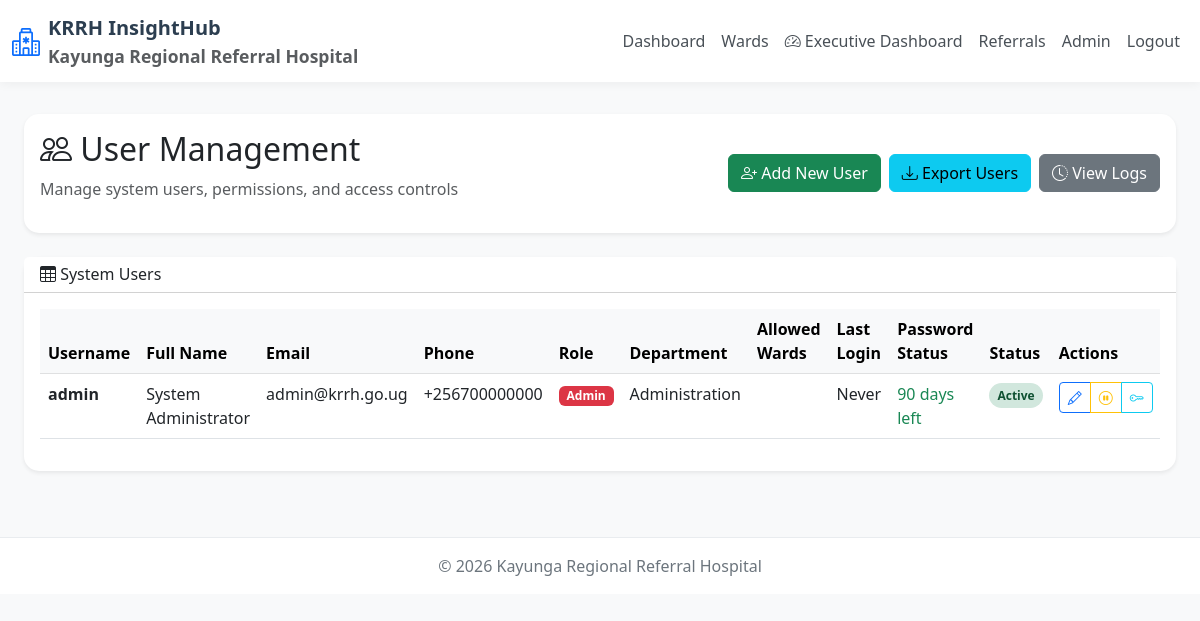
Page /admin/users (signed in) on the committed database.
### models.py (models this page shows, shortened)
class User(UserMixin, db.Model):
    __tablename__ = 'users'
    id = db.Column(db.Integer, primary_key=True)
    username = db.Column(db.String(80), unique=True, nullable=False)
    email = db.Column(db.String(120), unique=True, nullable=False)
    phone_number = db.Column(db.String(20), nullable=True)  # Added phone number
    password_hash = db.Column(db.String(200), nullable=False)
    full_name = db.Column(db.String(100), nullable=False)
    role = db.Column(db.String(50), nullable=False, default='data_entry')  # admin, manager, data_entry
    department = db.Column(db.String(100), nullable=True)
    allowed_wards = db.Column(db.Text, default='[]')  # JSON array of allowed wards
    is_active = db.Column(db.Boolean, default=True)
    is_paused = db.Column(db.Boolean, default=False)  # Account can be paused
    password_set_date = db.Column(db.DateTime, default=datetime.utcnow)
    password_expiry_days = db.Column(db.Integer, default=90)
    created_at = db.Column(db.DateTime, default=datetime.utcnow)
    created_by = db.Column(db.Integer, db.ForeignKey('users.id'), nullable=True)
    updated_at = db.Column(db.DateTime, onupdate=datetime.utcnow)
    last_login = db.Column(db.DateTime, nullable=True)
    access_logs = db.relationship('UserAccessLog', backref='user', lazy=True, cascade='all, delete-orphan')
    kpi_entries = db.relationship('KPIEntry', foreign_keys='KPIEntry.entered_by', backref='entered_by_user', lazy=True)
    verified_entries = db.relationship('KPIEntry', foreign_keys='KPIEntry.verified_by', backref='verifier', lazy=True)
    creator = db.relationship('User', remote_side=[id], foreign_keys=[created_by], backref='created_users')

### app.py (the view)
@app.route('/admin/users')
@login_required
def admin_users():
    if current_user.role != 'admin':
        flash('Access denied', 'danger')
        return redirect(url_for('dashboard'))
    users = User.query.all()
    return render_template('admin/users.html', users=users, now=datetime.now())

### app.py (called while the page is built)
@login_manager.user_loader
def load_user(user_id):
    return User.query.get(int(user_id))

@app.context_processor
def inject_now():
    return {'now': datetime.now(), 'datetime': datetime}

@app.context_processor
def utility_processor():
    def min_value(a, b):
        if a is None or b is None:
            return 0
        return min(a, b)
    def from_json(json_str):
        try:
            return json.loads(json_str) if json_str else []
        except:
            return []
    return {'min': min_value, 'from_json': from_json}

@app.context_processor
def utility_processor():
    def min_value(a, b):
        if a is None or b is None:
            return 0
        return min(a, b)
    def from_json(json_str):
        try:
            if json_str:
                return json.loads(json_str)
            return []
        except:
            return []
    return {'min': min_value, 'from_json': from_json}

### templates/admin/users.html (shortened to what this page needs)
{% extends 'base.html' %}
{% block content %}
<div class="container-fluid">
    <div class="row mb-4">
        <div class="col-12">
            <div class="card shadow-sm">
                <div class="card-body">
                    <div class="d-flex justify-content-between align-items-center">
                        <div>
                            <h2><i class="bi bi-people"></i> User Management</h2>
                            <p class="text-muted">Manage system users, permissions, and access controls</p>
                        </div>
                        <div class="d-flex gap-2">
                            <button class="btn btn-success" data-bs-toggle="modal" data-bs-target="#addUserModal">
                                <i class="bi bi-person-plus"></i> Add New User
                            </button>
                            <a href="{{ url_for('admin_users_export') }}" class="btn btn-info">
                                <i class="bi bi-download"></i> Export Users
                            </a>
                            <a href="{{ url_for('admin_logs') }}" class="btn btn-secondary">
                                <i class="bi bi-clock-history"></i> View Logs
                            </a>
                        </div>
                    </div>
                </div>
            </div>
        </div>
    </div>
    <div class="card shadow-sm">
        <div class="card-header bg-white">
            <h6 class="mb-0"><i class="bi bi-table"></i> System Users</h6>
        </div>
        <div class="card-body">
            <div class="table-responsive">
                <table class="table table-hover">
                    <thead class="table-light">
                        <tr>
                            <th>Username</th>
                            <th>Full Name</th>
                            <th>Email</th>
                            <th>Phone</th>
                            <th>Role</th>
                            <th>Department</th>
                            <th>Allowed Wards</th>
                            <th>Last Login</th>
                            <th>Password Status</th>
                            <th>Status</th>
                            <th>Actions</th>
                        </tr>
                    </thead>
                    <tbody>
                        {% for user in users %}
                        <tr>
                            <td><strong>{{ user.username }}</strong></td>
                            <td>{{ user.full_name }}</td>
                            <td>{{ user.email }}</td>
                            <td>{{ user.phone_number or '-' }}</td>
                            <td>
                                <span class="badge badge-{{ user.role }}">
                                    {{ user.role|replace('_', ' ')|title }}
                                </span>
                            </td>
                            <td>{{ user.department or 'All' }}</td>
                            <td>
                            </td>
                            <td>{{ user.last_login.strftime('%Y-%m-%d') if user.last_login else 'Never' }}</td>
                            <td>
                                {% set days_since = (now - user.password_set_date).days if user.password_set_date else 0 %}
                                {% set days_left = user.password_expiry_days - days_since %}
                                {% if days_left <= 0 %}
                                    <span class="status-badge status-expired">Expired</span>
                                {% elif days_left <= 14 %}
                                    <span class="status-badge" style="background:#fff3cd;color:#856404;">Expires in {{ days_left }} days</span>
                                {% else %}
                                    <span class="text-success">{{ days_left }} days left</span>
                                {% endif %}
                            </td>
                            <td>
                                {% if user.is_paused %}
                                    <span class="status-badge status-paused">Paused</span>
                                {% elif user.is_active %}
                                    <span class="status-badge status-active">Active</span>
                                {% else %}
                                    <span class="status-badge" style="background:#e2e3e5;">Inactive</span>
                                {% endif %}
                            </td>
                            <td>
                                <div class="btn-group btn-group-sm">
                                    <button class="btn btn-outline-primary" onclick="editUser({{ user.id }})">
                                        <i class="bi bi-pencil"></i>
                                    </button>
                                    {% if not user.is_paused %}
                                    <button class="btn btn-outline-warning" onclick="pauseUser({{ user.id }})">
                                        <i class="bi bi-pause-circle"></i>
                                    </button>
                                    {% else %}
                                    <button class="btn btn-outline-success" onclick="resumeUser({{ user.id }})">
                                        <i class="bi bi-play-circle"></i>
                                    </button>
                                    {% endif %}
                                    <button class="btn btn-outline-info" onclick="resetPassword({{ user.id }})">
                                        <i class="bi bi-key"></i>
                                    </button>
                                </div>
                            </td>
                        </tr>
                        {% endfor %}
                    </tbody>
                </table>
            </div>
        </div>
    </div>
</div>
                                {% set wards = ['OPD', 'Inpatient', 'Maternity', 'Paediatrics', 'Surgery', 'Emergency',
                                                'Laboratory', 'Pharmacy', 'HIV_TB', 'Radiology', 'Dental', 'Eye',
                                                'Psychiatry', 'ENT', 'Physiotherapy', 'Private_Wing', 'Chronic_Care',
                                                'ANC', 'HR', 'Finance', 'Clinical_EMR'] %}
{% endblock %}

### templates/base.html (style rules this page uses)
body { background: #f8f9fa; font-family: 'Segoe UI', Tahoma, Geneva, Verdana, sans-serif; }
.card { border: none; border-radius: 15px; box-shadow: 0 2px 10px rgba(0,0,0,0.05); }

### templates/admin/users.html (style rules this page uses)
.status-badge { padding: 4px 8px; border-radius: 20px; font-size: 0.75rem; font-weight: 600; }
.status-active { background: #d1e7dd; color: #0f5132; }
.badge-admin { background: #dc3545; }
.badge-admin { background-color: #dc3545; color: white; }

### rows in the picture
User: username "admin", full_name "System Administrator", email "admin@krrh.go.ug", phone_number "+256700000000", role "Admin", department "Administration", last_login "Never", password_expiry_days "90", is_paused "Active"
